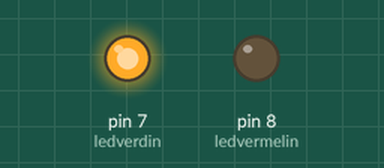
Bench run of a sketch on a simulated Arduino Uno, built with avr-gcc and run on an emulated ATmega328P. On the bench: output pins drawn as LEDs (lit = HIGH).

Above: at 1.0 s.
At 3.0 s:
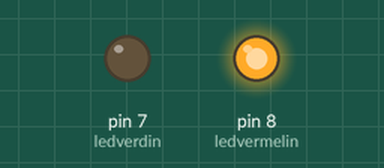
Timing chart, 0 to 5.2 s (numbered marks = the images above):
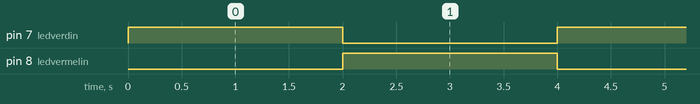

Measured:
- by itself, pin 7 (ledverdin), pin 8 (ledvermelin): alternates HIGH for 2.0 s and LOW for 2.0 s

The sketch:

Exemplo1_1EMA.ino
```cpp
#define ledverdin 7
#define ledvermelin 8
void setup() {
  pinMode(ledverdin, OUTPUT);
  pinMode(ledvermelin, OUTPUT);

}

void loop() {
  digitalWrite(ledverdin, HIGH);
  digitalWrite(ledvermelin, LOW);
  delay(2000);
  digitalWrite(ledverdin, LOW);
  digitalWrite(ledvermelin, HIGH);
  delay(2000);
}
```
